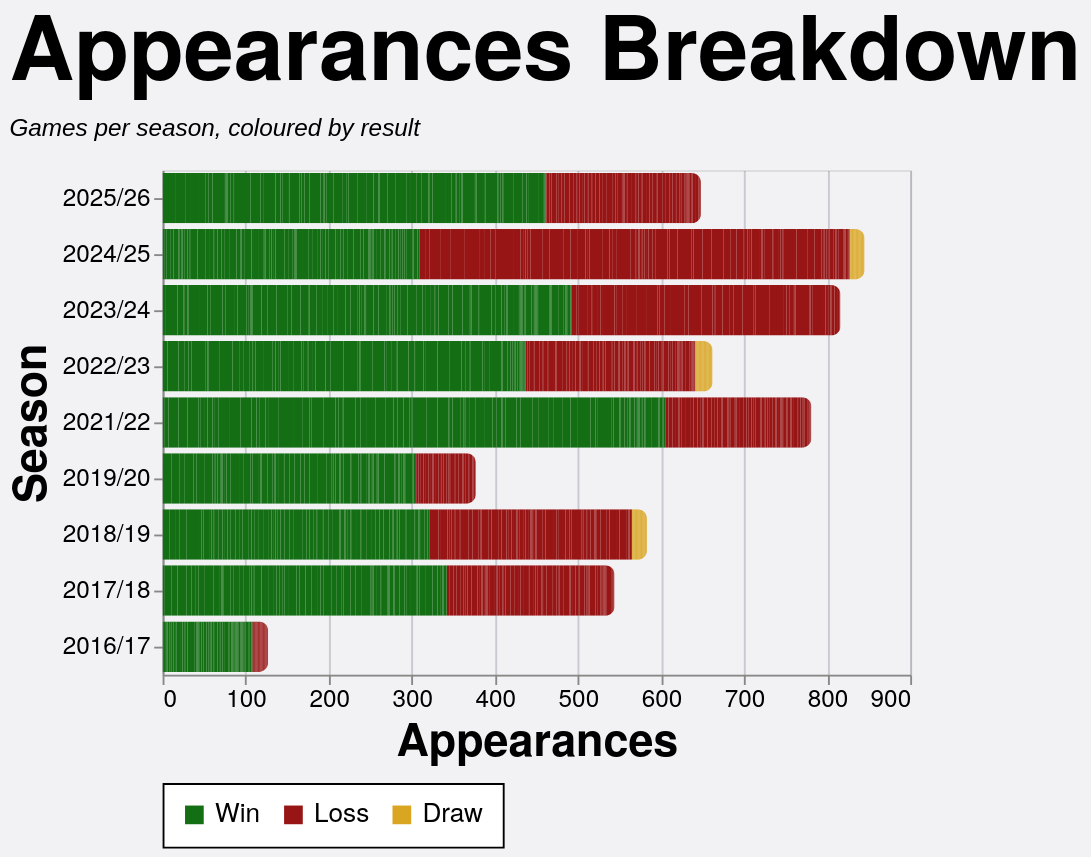

Write the Vega-Lite specification saved for this chart.
### Vega-Lite specification from a JSON file in a GitHub repository (floating-point values rounded to 4 significant figures; data arrays with more than 128 entries replaced by an {"elided": "..."} marker saying what was removed)
{"config": {"axis": {"labelFont": "PT Sans Narrow, Helvetica Neue, Helvetica, Arial, sans-serif", "titleFont": "PT Sans Narrow, Helvetica Neue, Helvetica, Arial, sans-serif", "labelFontSize": 13, "titleFontSize": 24, "gridColor": "#202947", "gridOpacity": 0.2}, "text": {"font": "Lato, sans-serif"}, "bar": {"cornerRadiusEnd": 5}, "header": {"labelFont": "PT Sans Narrow, Helvetica Neue, Helvetica, Arial, sans-serif", "titleFont": "PT Sans Narrow, Helvetica Neue, Helvetica, Arial, sans-serif", "labelFontSize": 24, "titleFontSize": 28, "labelFontWeight": "bold", "orient": "left"}, "legend": {"labelFont": "PT Sans Narrow, Helvetica Neue, Helvetica, Arial, sans-serif", "titleFont": "PT Sans Narrow, Helvetica Neue, Helvetica, Arial, sans-serif", "labelFontSize": 14, "titleFontSize": 16, "titlePadding": 5, "fillColor": "white", "strokeColor": "black", "padding": 10, "titleFontWeight": "lighter", "titleFontStyle": "italic", "titleColor": "gray", "offset": 10}, "title": {"font": "PT Sans Narrow, Helvetica Neue, Helvetica, Arial, sans-serif", "fontSize": 48, "fontWeight": "bold", "anchor": "start", "align": "center", "titlePadding": 20, "subtitlePadding": 10, "subtitleFontSize": 13, "subtitleColor": "", "subtitleFontStyle": "italic", "offset": 15, "color": "black"}, "axisX": {"labelAngle": 0}, "facet": {"title": null, "header": null, "align": {"row": "each", "column": "each"}}, "resolve": {"scale": {"y": "independent", "facet": "independent"}}, "background": "#f2f1f4", "scale": {"offsetBandPaddingOuter": 0.2, "offsetBandPaddingInner": 0.1}}, "data": {"name": "data-e5d0cc3cb16e655488ec3b81ba7ab186"}, "mark": {"type": "bar"}, "encoding": {"color": {"field": "color_value", "legend": {"orient": "bottom", "title": null}, "scale": {"domain": ["Win", "Loss", "Draw"], "range": ["#146f14", "#981515", "goldenrod"]}, "sort": {"field": "sum(apps)", "op": "sum", "order": "descending"}, "type": "nominal"}, "tooltip": [{"field": "player", "title": "Player", "type": "nominal"}, {"field": "season", "title": "Season", "type": "nominal"}, {"field": "color_value", "title": "Group", "type": "nominal"}, {"aggregate": "sum", "field": "apps", "title": "Appearances", "type": "quantitative"}], "x": {"aggregate": "sum", "field": "apps", "title": "Appearances", "type": "quantitative"}, "y": {"field": "season", "sort": {"field": "season_sort", "op": "max", "order": "descending"}, "title": "Season", "type": "nominal"}}, "height": {"step": 30}, "title": {"text": "Appearances Breakdown", "subtitle": "Games per season, coloured by result"}, "width": 400, "$schema": "https://vega.github.io/schema/vega-lite/v5.20.1.json", "datasets": {"data-e5d0cc3cb16e655488ec3b81ba7ab186": {"elided": "2498 records"}}}
